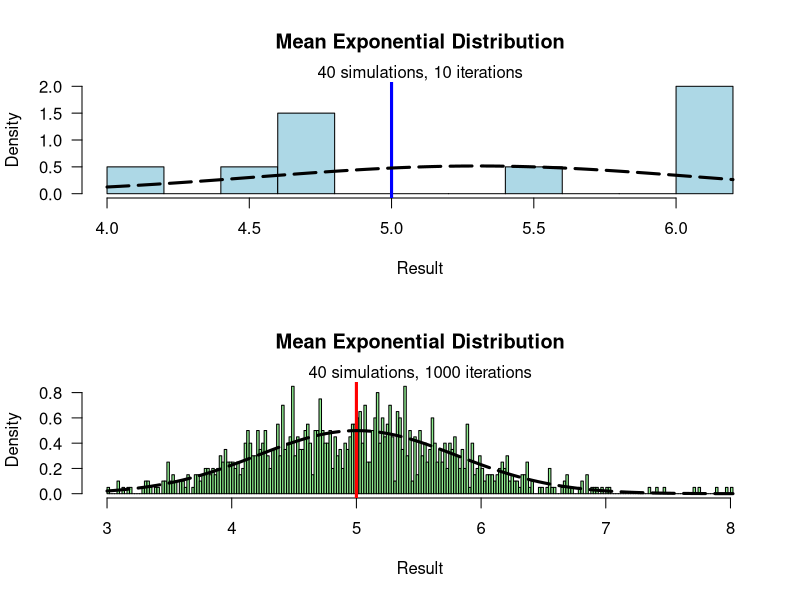

Write R code to recreate this figure.
## ---- chunk 1
# Create empty variables for means
means_10 = NULL
means_1000 = NULL

# Create empty variables for distributions
expdist_10 = NULL
expdist_1000 = NULL

# Create 40 simulations with lambda of 0.2
expdist_1 = rexp(40,0.2)

# Create 10 iterations of 40 simulations
for (i in 1 : 10) expdist_10   = c(expdist_10  , rexp(40, 0.2))

# Create 1000 iterations of 40 simulations
for (i in 1 : 1000) expdist_1000 = c(expdist_1000, rexp(40, 0.2))

# Separate each of the iterations of 40 simulations
# into separate samples and then calculate the mean
# of those sample populations

# 1 iteration
means_1 <- mean(expdist_1)

# 10 iterations
means_10   <- unlist(lapply(split(expdist_10, 
              ceiling(seq_along(expdist_10)/40)),mean))

# 1000 iterations
means_1000 <- unlist(lapply(split(expdist_1000, 
              ceiling(seq_along(expdist_1000)/40)),mean))
## ---- chunk 2
0.2^-2
## ---- chunk 3
var(expdist_1)
var(expdist_10)
var(expdist_1000)
## ---- chunk 4
# Calculate theoretical mean
theoretical_mean <- 1.0/0.2

# Two graphs in two rows, one column
par(mfrow = c(2,1))

# Exponential Distribution of 10 iterations
hist(means_10, main="Mean Exponential Distribution", 
     xlab="Result", 
     col="lightblue", 
     las=1, 
     breaks=10,      
     prob = TRUE)
mtext("40 simulations, 10 iterations",3)
abline(v=theoretical_mean, col="blue", lwd=3)
curve(dnorm(x, mean=mean(means_10), sd=sd(means_10)), add=TRUE, lwd=3, lty=5)

# Exponential Distribution of 1000 iterations
hist(means_1000, main="Mean Exponential Distribution", 
     xlab="Result", 
     col="lightgreen", 
     las=1, 
     breaks=200, 
     prob = TRUE)
mtext("40 simulations, 1000 iterations",3)
abline(v=theoretical_mean, col="red", lwd=3)
curve(dnorm(x, mean=mean(means_1000), sd=sd(means_1000)), add=TRUE, lwd=3, lty=5)
